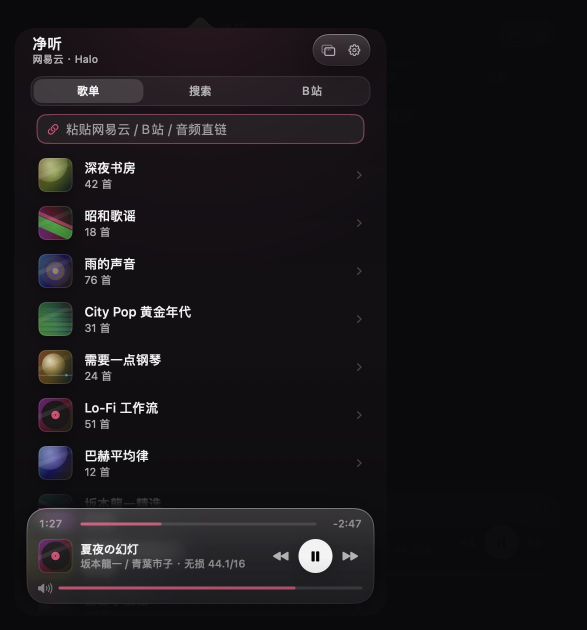
#> input picture docs/design/gallery/popover-home.jpg, 1173 x 1260 px (shown at 1/2 size)
$ python make-gallery.py
#> lines starting #> are read from the running program, lines starting #| are printed output that depends on the picture
#!/usr/bin/env python3
"""把精选截图拼成一张预览展板（README / PR / 聊天展示用）。

用法:
    python3 tools/make-gallery.py [--out docs/design/gallery.png]

依赖 Pillow。输入是 docs/design/gallery/*.jpg（由 tools/curate-gallery.py 生成）。
"""

from __future__ import annotations

import argparse
from pathlib import Path

from PIL import Image

ROOT = Path(__file__).resolve().parent.parent
GALLERY = ROOT / "docs" / "design" / "gallery"

# 2×2 展板: (左, 右)
ROWS = [
    ("popover-home.jpg", "window-hero.jpg"),
    ("popover-tracks.jpg", "window-signal.jpg"),
]

CELL_HEIGHT = 860
GAP = 44
MARGIN = 64
BG = (11, 11, 14)


def fit_height(image: Image.Image, height: int) -> Image.Image:
    ratio = height / image.height
    return image.resize((int(image.width * ratio), height), Image.LANCZOS)


def main() -> None:
    parser = argparse.ArgumentParser()
    parser.add_argument("--out", default="docs/design/gallery.png")
    args = parser.parse_args()

    rows: list[tuple[Image.Image, Image.Image]] = []
    for left_name, right_name in ROWS:
        left = Image.open(GALLERY / left_name).convert("RGB")
#> left is the input picture: PIL image 1173x1260 RGB; mean R, G, B 24.1, 21.8, 24.6
        right = Image.open(GALLERY / right_name).convert("RGB")
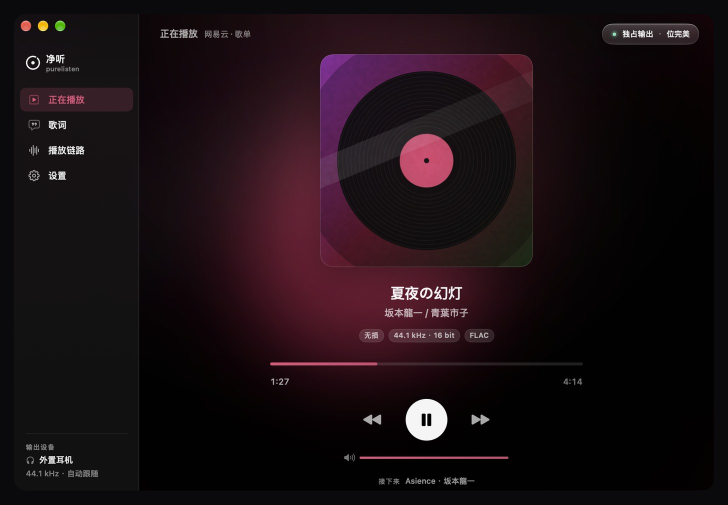
#> input picture docs/design/gallery/window-hero.jpg, 1456 x 1009 px (shown at 1/2 size)
#> right is the input picture: PIL image 1456x1009 RGB; mean R, G, B 27.1, 15.2, 19.4
        rows.append((fit_height(left, CELL_HEIGHT), fit_height(right, CELL_HEIGHT)))
#> in fit_height, `return image.resize((int(image.width * ratio), height), Image.LANCZOS)`:
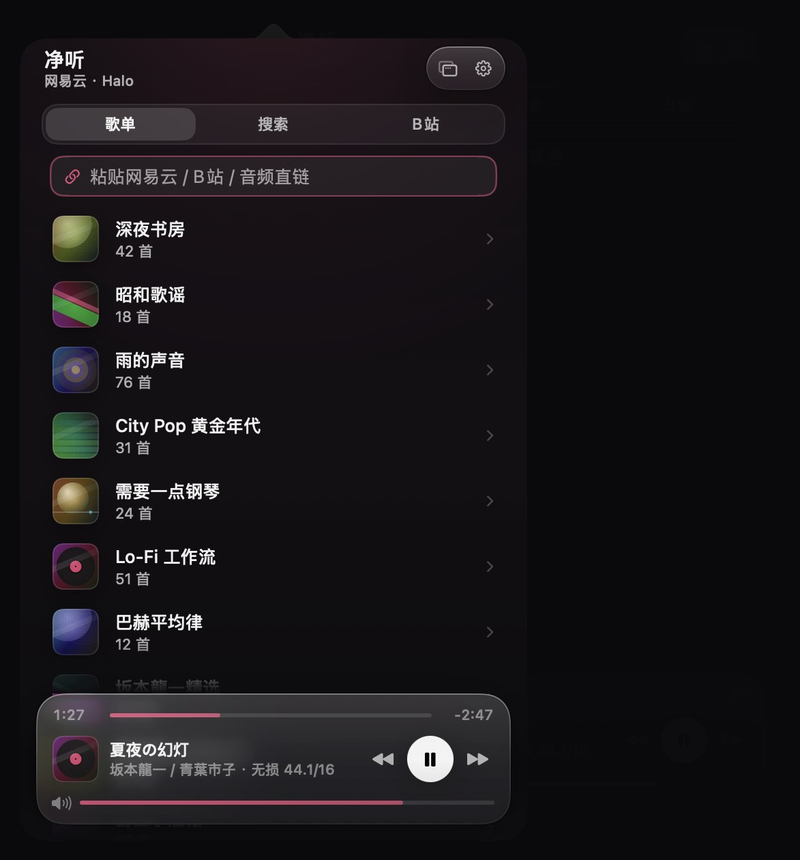
#> returned value: PIL image 800x860 RGB; mean R, G, B 24.1, 21.8, 24.6
#> pass 2 of the loop in main, `for left_name, right_name in ROWS:`:
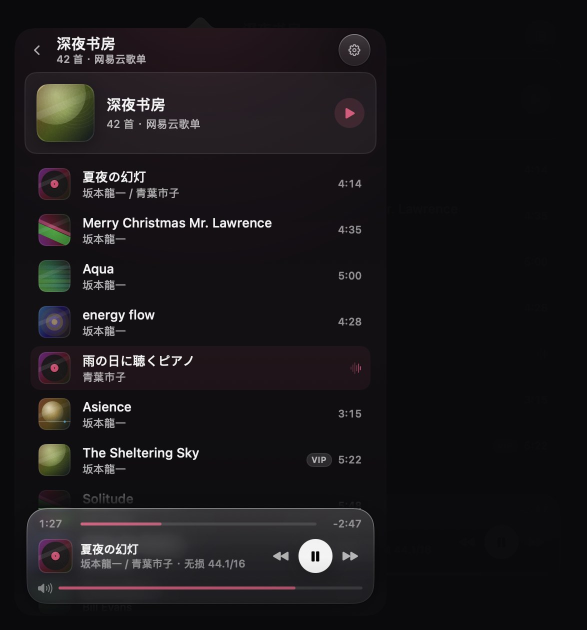
#> input picture docs/design/gallery/popover-tracks.jpg, 1173 x 1260 px (shown at 1/2 size)
#> in main, left is the input picture: PIL image 1173x1260 RGB; mean R, G, B 25.7, 23.2, 25.6
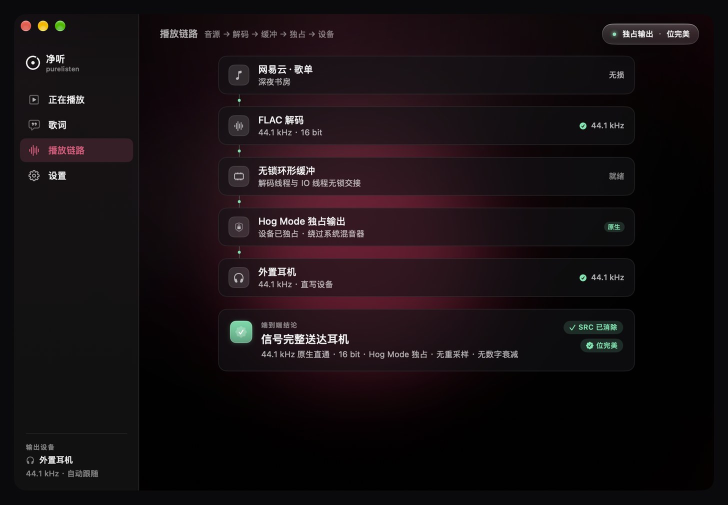
#> input picture docs/design/gallery/window-signal.jpg, 1456 x 1009 px (shown at 1/2 size)
#> in main, right is the input picture: PIL image 1456x1009 RGB; mean R, G, B 23, 15.5, 18.3
#> in fit_height (call 3), `return image.resize((int(image.width * ratio), height), Image.LANCZOS)`:
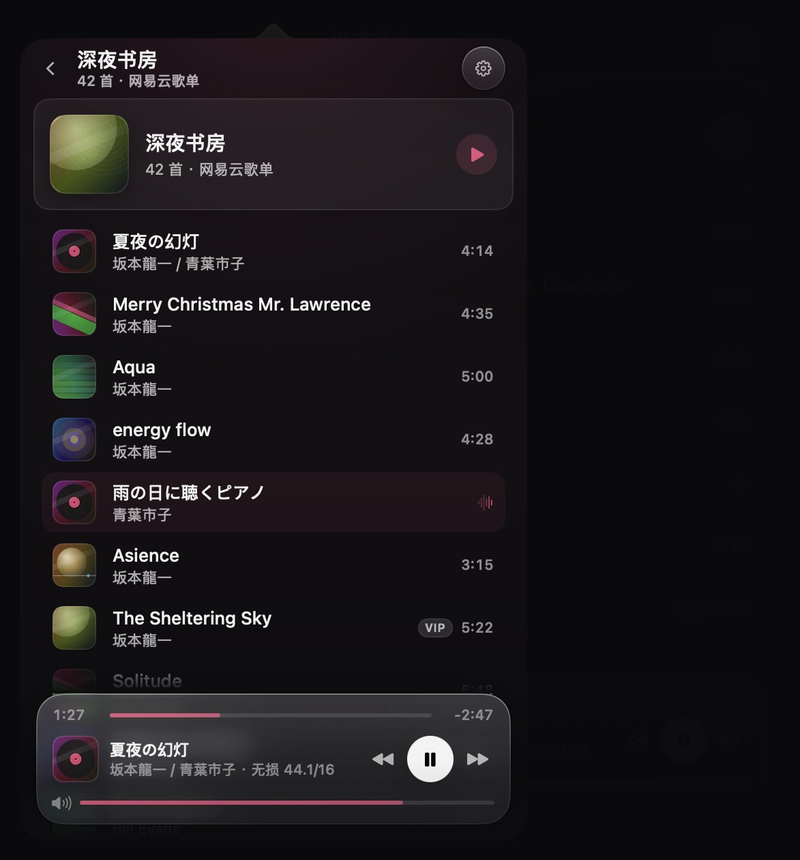
#> returned value: PIL image 800x860 RGB; mean R, G, B 25.6, 23.2, 25.6

    left_w = max(left.width for left, _ in rows)
#> left_w = 800
    right_w = max(right.width for _, right in rows)
#> right_w = 1240
    width = MARGIN * 2 + left_w + GAP * 2 + right_w
#> width = 2256
    height = MARGIN * 2 + CELL_HEIGHT * len(rows) + GAP * (len(rows) - 1)
#> height = 1892

    canvas = Image.new("RGB", (width, height), BG)
    y = MARGIN
    for left, right in rows:
        canvas.paste(left, (MARGIN + left_w - left.width, y))
        canvas.paste(right, (MARGIN + left_w + GAP * 2, y))
        y += CELL_HEIGHT + GAP
#> this loop made 2 passes
#> y on passes 1 to 2: 968, 1872
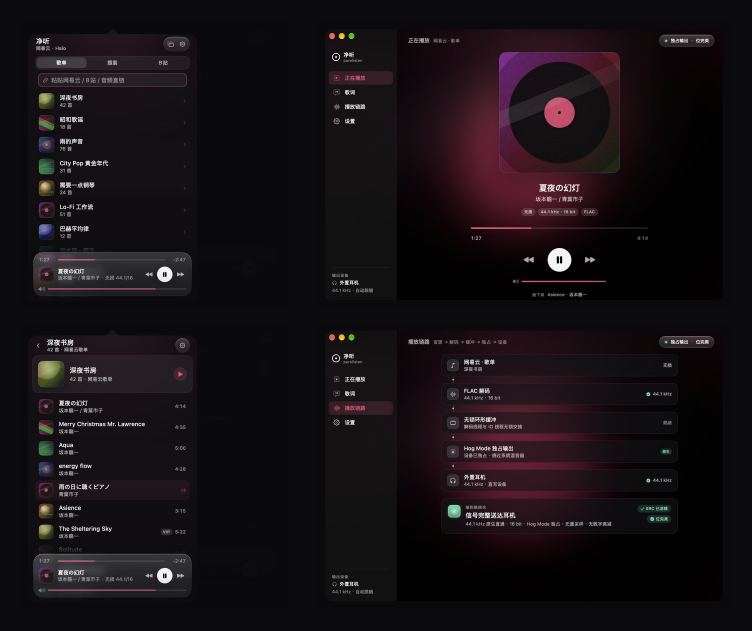
#> canvas: PIL image 2256x1892 RGB (shown at 1/3 size); mean R, G, B 22.5, 16.9, 20
#> after the loop, y = 1872

    out = ROOT / args.out
    out.parent.mkdir(parents=True, exist_ok=True)
    canvas.save(out, quality=92, optimize=True)
    print(f"✓ {out}  {canvas.size[0]}×{canvas.size[1]}")
#| ✓ docs/design/gallery.png  2256×1892


if __name__ == "__main__":
    main()
